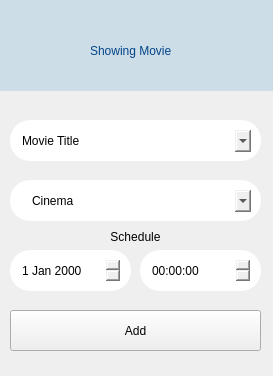
<?xml version="1.0" encoding="UTF-8"?>
<ui version="4.0">
 <class>MainWindow</class>
 <widget class="QMainWindow" name="MainWindow">
  <property name="geometry">
   <rect>
    <x>0</x>
    <y>0</y>
    <width>273</width>
    <height>376</height>
   </rect>
  </property>
  <property name="windowTitle">
   <string>MainWindow</string>
  </property>
  <widget class="QWidget" name="centralwidget">
   <widget class="QWidget" name="navigationBG" native="true">
    <property name="geometry">
     <rect>
      <x>0</x>
      <y>0</y>
      <width>351</width>
      <height>91</height>
     </rect>
    </property>
    <property name="styleSheet">
     <string notr="true">#navigationBG {
background-color: #ccdde8;

}

</string>
    </property>
    <widget class="QPushButton" name="logoutButton">
     <property name="geometry">
      <rect>
       <x>20</x>
       <y>550</y>
       <width>131</width>
       <height>41</height>
      </rect>
     </property>
     <property name="text">
      <string>Logout</string>
     </property>
     <property name="icon">
      <iconset>
       <normaloff>../img/logout.png</normaloff>../img/logout.png</iconset>
     </property>
     <property name="iconSize">
      <size>
       <width>40</width>
       <height>40</height>
      </size>
     </property>
     <property name="flat">
      <bool>true</bool>
     </property>
    </widget>
    <widget class="QLabel" name="systemLabel">
     <property name="geometry">
      <rect>
       <x>90</x>
       <y>15</y>
       <width>151</width>
       <height>71</height>
      </rect>
     </property>
     <property name="styleSheet">
      <string notr="true">#systemLabel {
font: 75 12pt &quot;MS Shell Dlg 2&quot;;
color: #034488;
}</string>
     </property>
     <property name="text">
      <string>Showing Movie</string>
     </property>
     <property name="alignment">
      <set>Qt::AlignLeading|Qt::AlignLeft|Qt::AlignVCenter</set>
     </property>
    </widget>
    <widget class="QPushButton" name="pushButton">
     <property name="geometry">
      <rect>
       <x>30</x>
       <y>20</y>
       <width>71</width>
       <height>51</height>
      </rect>
     </property>
     <property name="text">
      <string/>
     </property>
     <property name="icon">
      <iconset>
       <normaloff>../img/icon.png</normaloff>../img/icon.png</iconset>
     </property>
     <property name="iconSize">
      <size>
       <width>50</width>
       <height>50</height>
      </size>
     </property>
     <property name="flat">
      <bool>true</bool>
     </property>
    </widget>
   </widget>
   <widget class="QWidget" name="rect1" native="true">
    <property name="geometry">
     <rect>
      <x>10</x>
      <y>120</y>
      <width>251</width>
      <height>41</height>
     </rect>
    </property>
    <property name="styleSheet">
     <string notr="true">#rect1{
background-color: white;
border: 1px white;
border-radius: 20px;
}</string>
    </property>
    <widget class="QComboBox" name="movieTitle">
     <property name="geometry">
      <rect>
       <x>10</x>
       <y>10</y>
       <width>231</width>
       <height>22</height>
      </rect>
     </property>
     <property name="styleSheet">
      <string notr="true">#movieTitle{
border: 1px white;
}</string>
     </property>
     <property name="editable">
      <bool>true</bool>
     </property>
     <property name="currentText">
      <string>Movie Title</string>
     </property>
    </widget>
   </widget>
   <widget class="QWidget" name="rect2" native="true">
    <property name="geometry">
     <rect>
      <x>10</x>
      <y>180</y>
      <width>251</width>
      <height>41</height>
     </rect>
    </property>
    <property name="styleSheet">
     <string notr="true">#rect2{
background-color: white;
border: 1px white;
border-radius: 20px;
}</string>
    </property>
    <widget class="QComboBox" name="cinemaName">
     <property name="geometry">
      <rect>
       <x>20</x>
       <y>10</y>
       <width>221</width>
       <height>22</height>
      </rect>
     </property>
     <property name="styleSheet">
      <string notr="true">#cinemaName{
border: 1px white;
}</string>
     </property>
     <property name="editable">
      <bool>true</bool>
     </property>
     <property name="currentText">
      <string>Cinema</string>
     </property>
    </widget>
   </widget>
   <widget class="QWidget" name="rect2_2" native="true">
    <property name="geometry">
     <rect>
      <x>10</x>
      <y>250</y>
      <width>121</width>
      <height>41</height>
     </rect>
    </property>
    <property name="styleSheet">
     <string notr="true">#rect2_2{
background-color: white;
border: 1px white;
border-radius: 20px;
}</string>
    </property>
    <widget class="QDateEdit" name="dateEdit">
     <property name="geometry">
      <rect>
       <x>10</x>
       <y>7</y>
       <width>101</width>
       <height>27</height>
      </rect>
     </property>
     <property name="styleSheet">
      <string notr="true">#dateEdit{
border: TRANSPARENT
}</string>
     </property>
    </widget>
   </widget>
   <widget class="QLabel" name="label">
    <property name="geometry">
     <rect>
      <x>20</x>
      <y>227</y>
      <width>231</width>
      <height>20</height>
     </rect>
    </property>
    <property name="text">
     <string>Schedule</string>
    </property>
    <property name="alignment">
     <set>Qt::AlignCenter</set>
    </property>
   </widget>
   <widget class="QWidget" name="rect2_3" native="true">
    <property name="geometry">
     <rect>
      <x>140</x>
      <y>250</y>
      <width>121</width>
      <height>41</height>
     </rect>
    </property>
    <property name="styleSheet">
     <string notr="true">#rect2_3{
background-color: white;
border: 1px white;
border-radius: 20px;
}</string>
    </property>
    <widget class="QTimeEdit" name="timeEdit">
     <property name="geometry">
      <rect>
       <x>10</x>
       <y>7</y>
       <width>101</width>
       <height>27</height>
      </rect>
     </property>
     <property name="styleSheet">
      <string notr="true">#timeEdit{
border: TRANSPARENT;
}</string>
     </property>
    </widget>
   </widget>
   <widget class="QPushButton" name="enter">
    <property name="geometry">
     <rect>
      <x>10</x>
      <y>310</y>
      <width>251</width>
      <height>41</height>
     </rect>
    </property>
    <property name="cursor">
     <cursorShape>PointingHandCursor</cursorShape>
    </property>
    <property name="styleSheet">
     <string notr="true">#bookTicketButton{
background-color: #ccdde8;
border: 1px white;
border-radius: 20px;
}
#bookTicketButton:hover{
background-color: #ccdde8;
border: 1px black;
border-radius: 20px;
}</string>
    </property>
    <property name="text">
     <string>Add</string>
    </property>
   </widget>
  </widget>
 </widget>
 <resources/>
 <connections/>
</ui>
